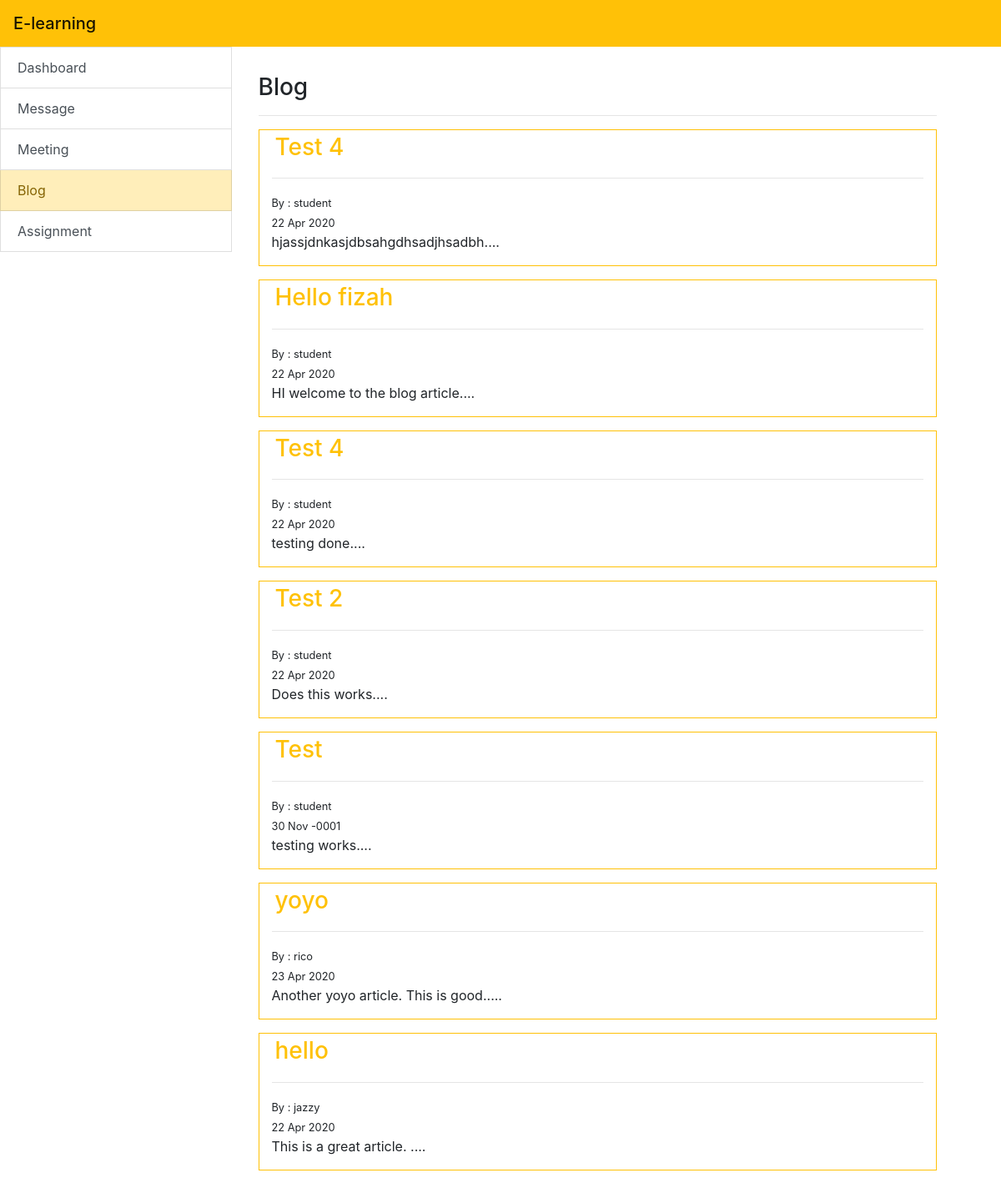
/lecture_blog.php, run on an earlier commit of the app's database.
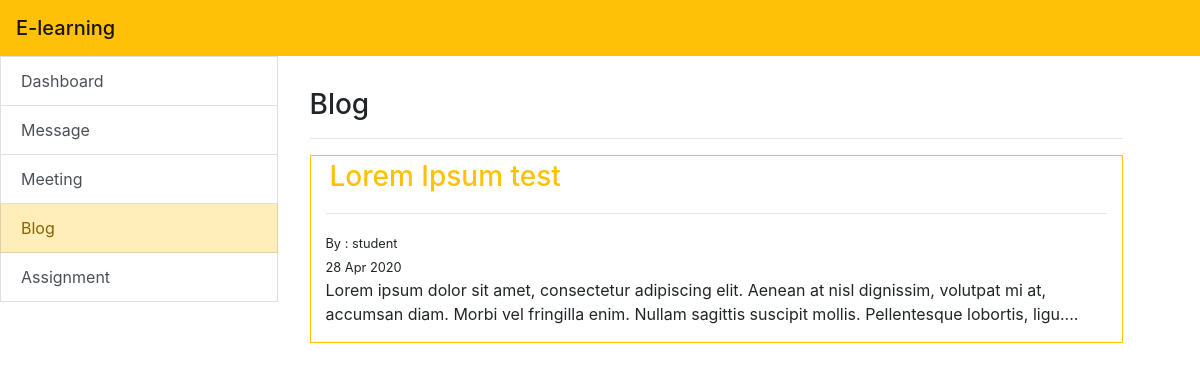
And on a later commit of the database.
### tables this page shows
CREATE TABLE `post` (
  `post_id` int(11) NOT NULL,
  `title` varchar(225) NOT NULL,
  `username` varchar(50) NOT NULL,
  `date` date NOT NULL,
  `content` text NOT NULL
);

### include/function.php (called while the page is built, shortened)
<?php
include_once 'database.php';
function query($sql) {
  global $connection;
  return mysqli_query($connection, $sql);
}
function fetch_array($result){
  return mysqli_fetch_array($result);
}
 ?>

### lecture_blog.php (the view, shortened to what this page needs)
<?php
include 'include/header.php';
$sidebar = ['Dashboard','Message','Meeting','Blog','Assignment'];
$url = ['lecture_dashboard.php','lecture_message.php','lecture_meeting.php','lecture_blog.php','lecture_uploads.php'];
?>
<div class="container-fluid row">
	<div class="list-group col-3">
		<?php include 'include/sidebar.php'; ?>
	</div>
	<div class="col-9 p-3 row">
		<div class="container p-3">
			<h3>Blog</h3>
		<hr>
<?php
$query = query("SELECT * FROM post ORDER BY post_id DESC");
 while ($row = fetch_array($query)) {
    $post_id = $row['post_id'];
    $title = $row['title'];
    $username = $row['username'];
    $date = $row['date'];
    $date = strtotime($date);
    $date = date('d M Y', $date);
    $content = substr($row['content'],0, 200);
echo "<div class='container border border-warning mb-3'>";
echo "<h3 class='p-1'><a class='text-warning' href='Lecture_comment_blog.php?pt_id=$post_id '>$title</a></h3>";
echo "<hr>";
echo "<small>By : $username</small>";
echo "<br>";
echo "<small>$date</small>";
echo "<p>$content....</p>";
echo "</div>";
 }
 ?>
		</div>
	</div>
</div>
<?php include './include/footer.php'; ?>

### include/sidebar.php
<?php
	foreach ($sidebar as $key => $value) {
		echo "<a href='$url[$key]' class='list-group-item list-group-item-action rounded-0'>$value</a>";
	}
 ?>

What changed in the data, as far as the page shows it:
removed post: title "Test 4", username "student", date "22 Apr 2020", content "hjassjdnkasjdbsahgdhsadjhsadbh"
removed post: title "Hello fizah", username "student", date "22 Apr 2020", content "HI welcome to the blog article"
removed post: title "Test 4", username "student", date "22 Apr 2020", content "testing done"
removed post: title "Test 2", username "student", date "22 Apr 2020", content "Does this works"
removed post: title "Test", username "student", date "30 Nov -0001", content "testing works"
removed post: title "yoyo", username "rico", date "23 Apr 2020", content "Another yoyo article. This is good."
removed post: title "hello", username "jazzy", date "22 Apr 2020", content "This is a great article."
added post: title "Lorem Ipsum test", username "student", date "28 Apr 2020", content "Lorem ipsum dolor sit amet, consectetur adipiscing elit. Aenean at nisl dignissim, volutpat mi at, accumsan diam. Morbi vel fringilla enim. Nullam sagittis suscipit mollis. Pellentesque lobortis, ligu"
